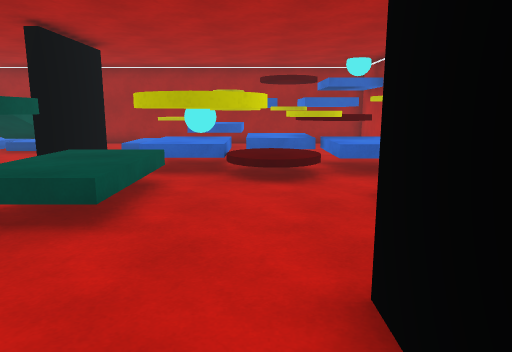
view 1 (above)

24 first-person views from a walk through a scene from a Unity 3-D project. The camera is 1.5 m above the floor, tilts 10° down and sees 70° across. Doors are open. The floor is counted in squares, 1 m on a side. Each view is taken from the middle of a square. On the plan, view 1 faces up. The plan holds only what a view shows up to about 16 squares ahead; the rest is blank. The place goes on beyond the plan. The player character is not drawn. Some surface patterns are stand-ins.

view 2
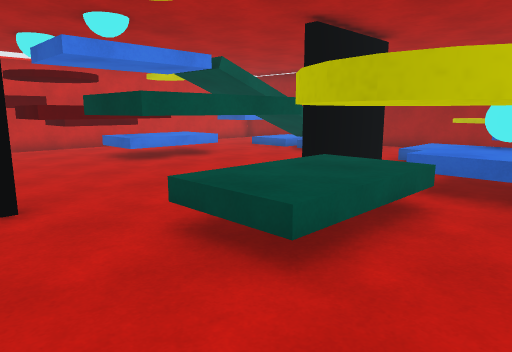

view 3
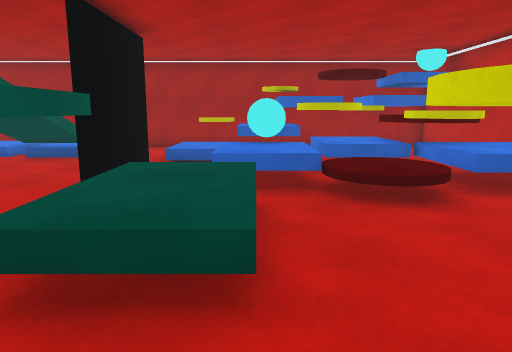

view 4
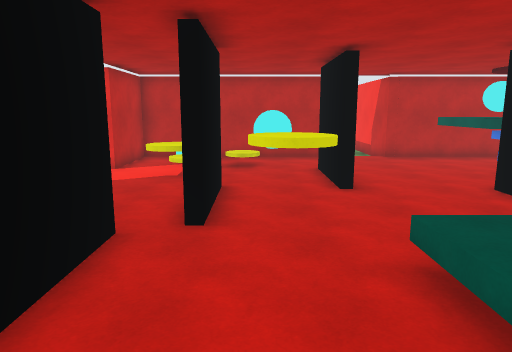

view 5
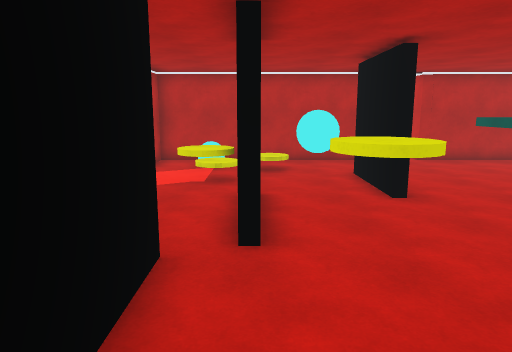

view 6
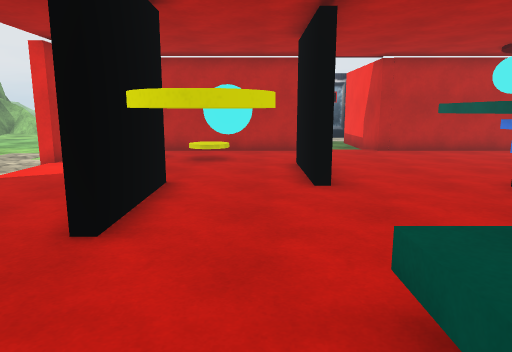

view 7
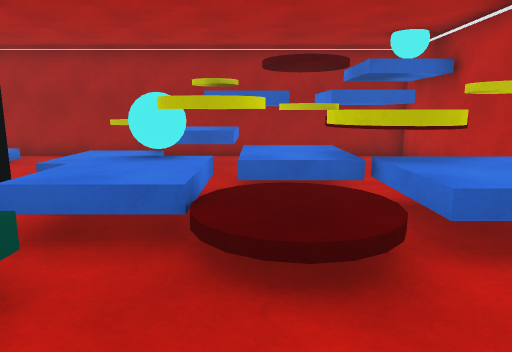

view 8
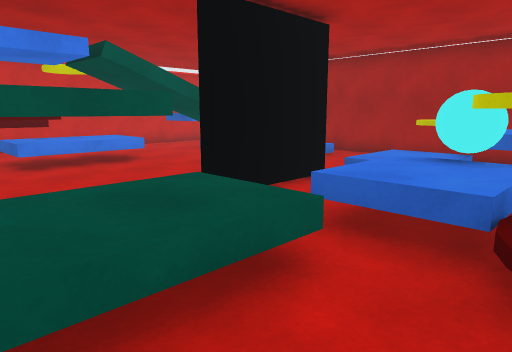

view 9
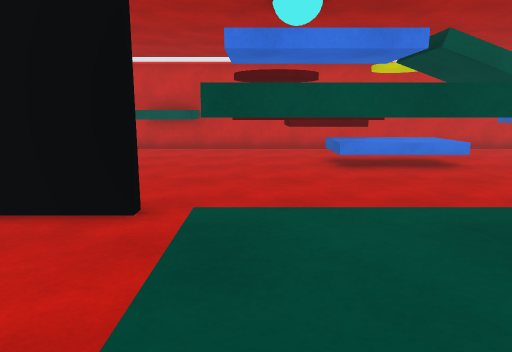

view 10
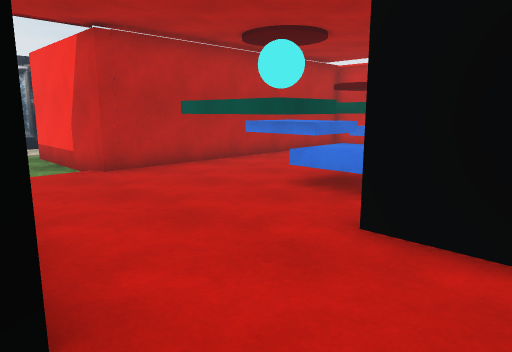

view 11
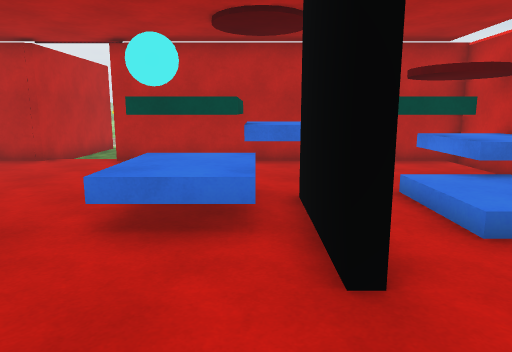

view 12
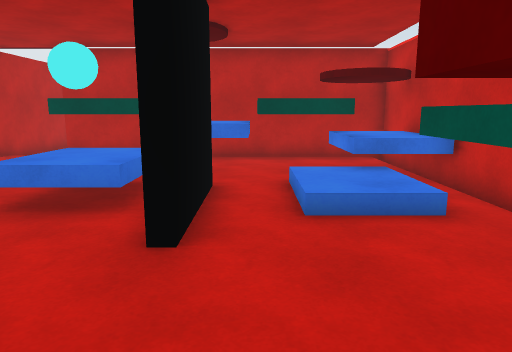

view 13
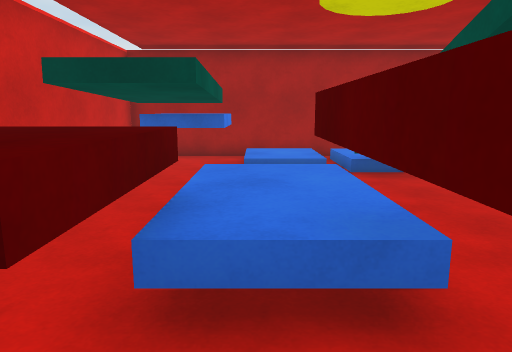

view 14
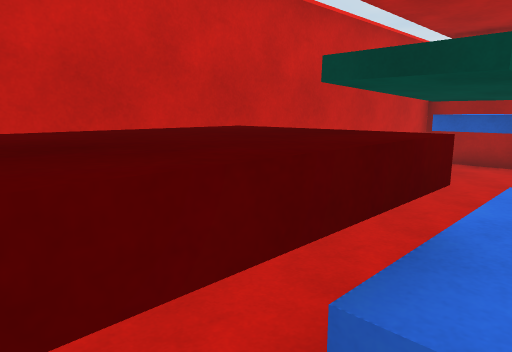

view 15
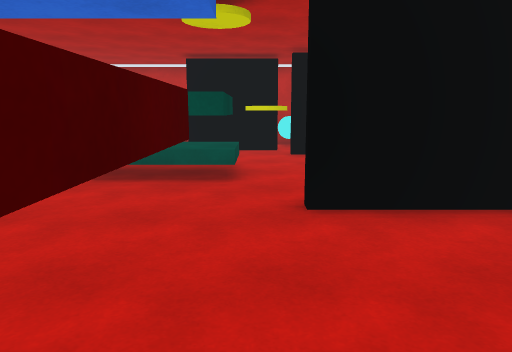

view 16
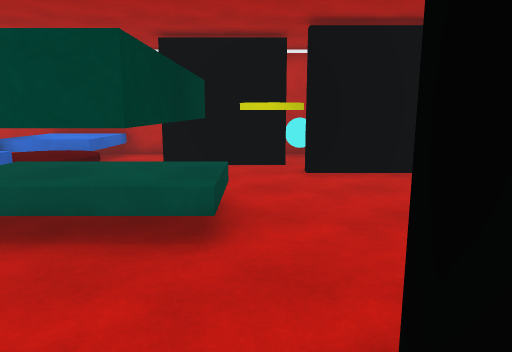

view 17
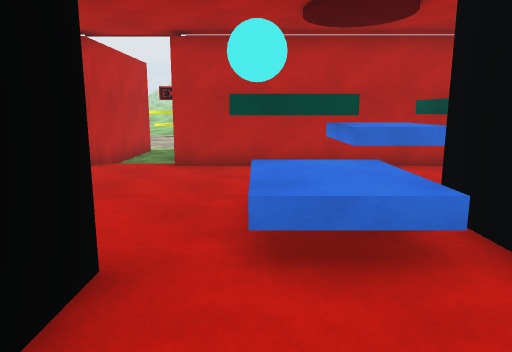

view 18
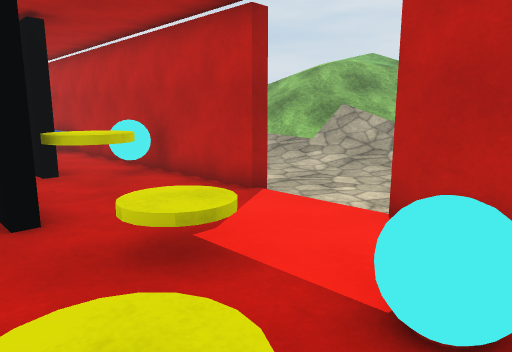

view 19
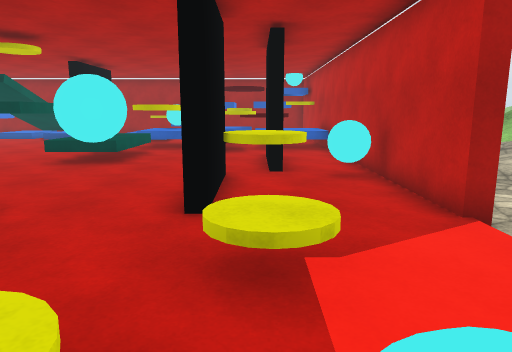

view 20
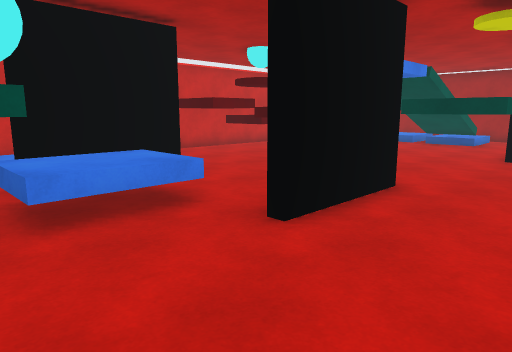

view 21
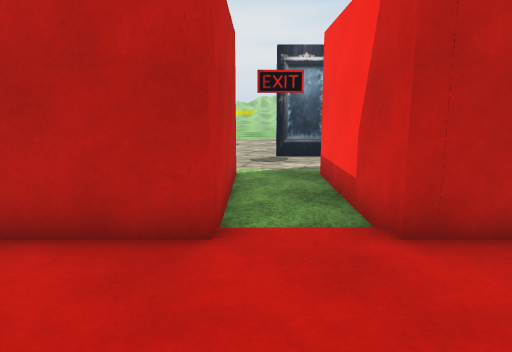

view 22
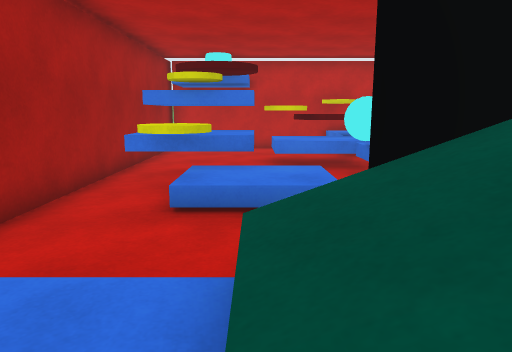

view 23
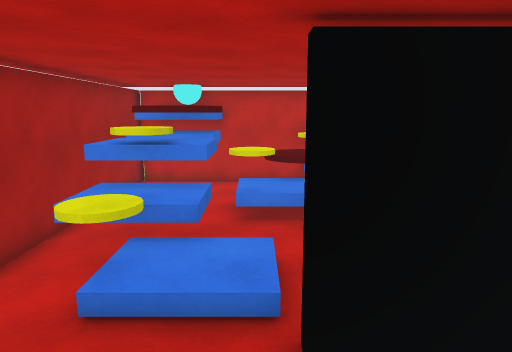

view 24
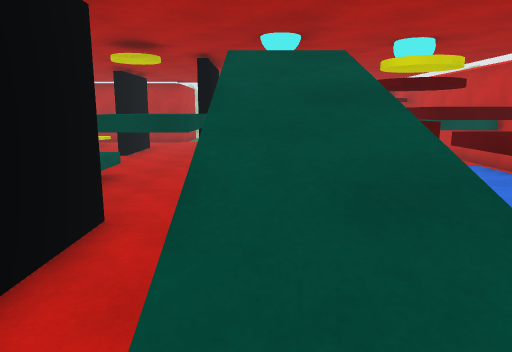

### Floor plan
Key: @ floor where view 1 was taken; # wall or solid block; x gap in a wall; . main floor; : floor 0.25 m higher than the main floor; - floor 0.25 m lower than the main floor; + floor 0.5 m higher than the main floor; / step, stairs or slope; D open door; ^ raised ledge; C yellow coin; R red disc; B cyan ball; T thing the floor can be seen under or through.
Columns run from 16 left of view 1 to 11 right of it. Each row starts with its distance up from view 1.
 17 ######################
 16 #^^^::/::.....C^. ...#
 15 #^ ^::/::...++C^. ...#
 14 #.^^/////...++^###...#
 13 #......//...++..^CC .#
 12 # .....//..#....^RRR.#
 11 # ..^^. #..#.^BB^RRCC#
 10 # .^^^.....#.^^C//RRC#
  9 #..^^^.....x.^^C++C^^#
  8 #^^^^##..TTT^^^.//...#
  7 #^^^^##..T T^^^......#
  6 ##^^.##..T T^^^...# .#
  5 ##.#.##..TTT^^^...# .#   ///
  4 ####..............##.#   / /
  3 ###.......#......##.B#  .///
  2 ###.......#......#..B# -.///
  1 ###..#....#......#...# --.//
  0 #///.#x^..#.....@#...#---.//
 -1 #/::.#^^^.....#......x----//
 -2 #/::.#^^^.....#......D----.
 -3 ^^^^##^##.....#...C..D--
 -4 ^^^ #^^ #............#--
 -5 #^# #^^ #.......C..B.#--
 -6 #.# #^^ #............# --
 -7 ###########..#########  --
 -8           #--#          --
 -9           #--#
-10           #--#
-11           #--#
-12           #--#
-13           DDD#
-14           ----
-15           ----
-16           ----
-17            ---
-18            ---
-19            ---

Positions as (right, up) in squares from view 1, and headings:
1: (0, 0), facing up
2: (0, 2), facing up-left
3: (-2, 2), facing up
4: (0, 9), facing down
5: (1, 8), facing down
6: (-1, 7), facing down
7: (0, 5), facing up
8: (0, 5), facing up-left
9: (-1, 5), facing left
10: (-2, 2), facing down-left
11: (-10, 4), facing down
12: (-12, 5), facing down
13: (-12, 5), facing up
14: (-12, 6), facing up-left
15: (-12, 4), facing right
16: (-8, 4), facing right
17: (-8, 3), facing down
18: (0, -6), facing up-right
19: (2, -6), facing up
20: (-3, -4), facing up-left
21: (-4, -3), facing down
22: (-10, 14), facing right
23: (-9, 13), facing right
24: (-8, 15), facing down
